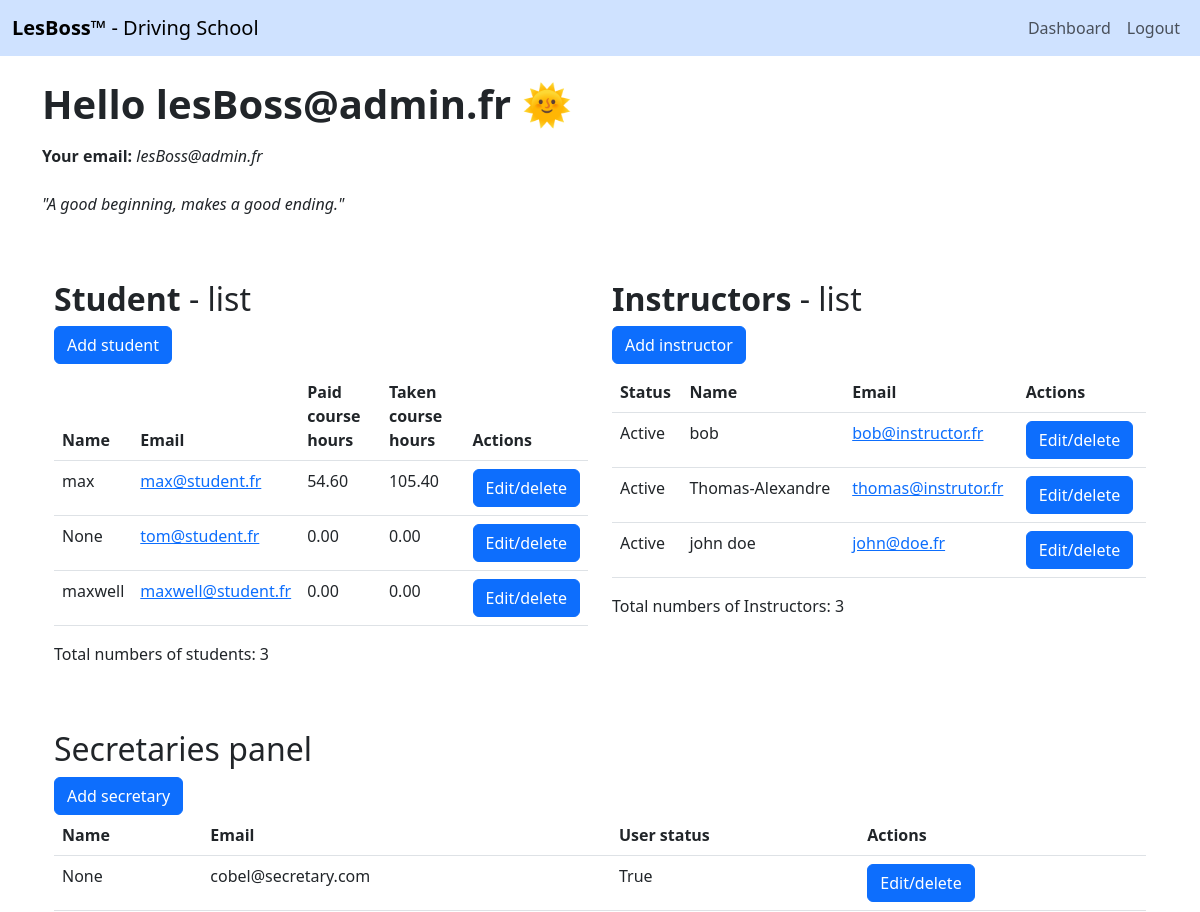
Page /user-panel/ (signed in, upper part) on the earlier database version.
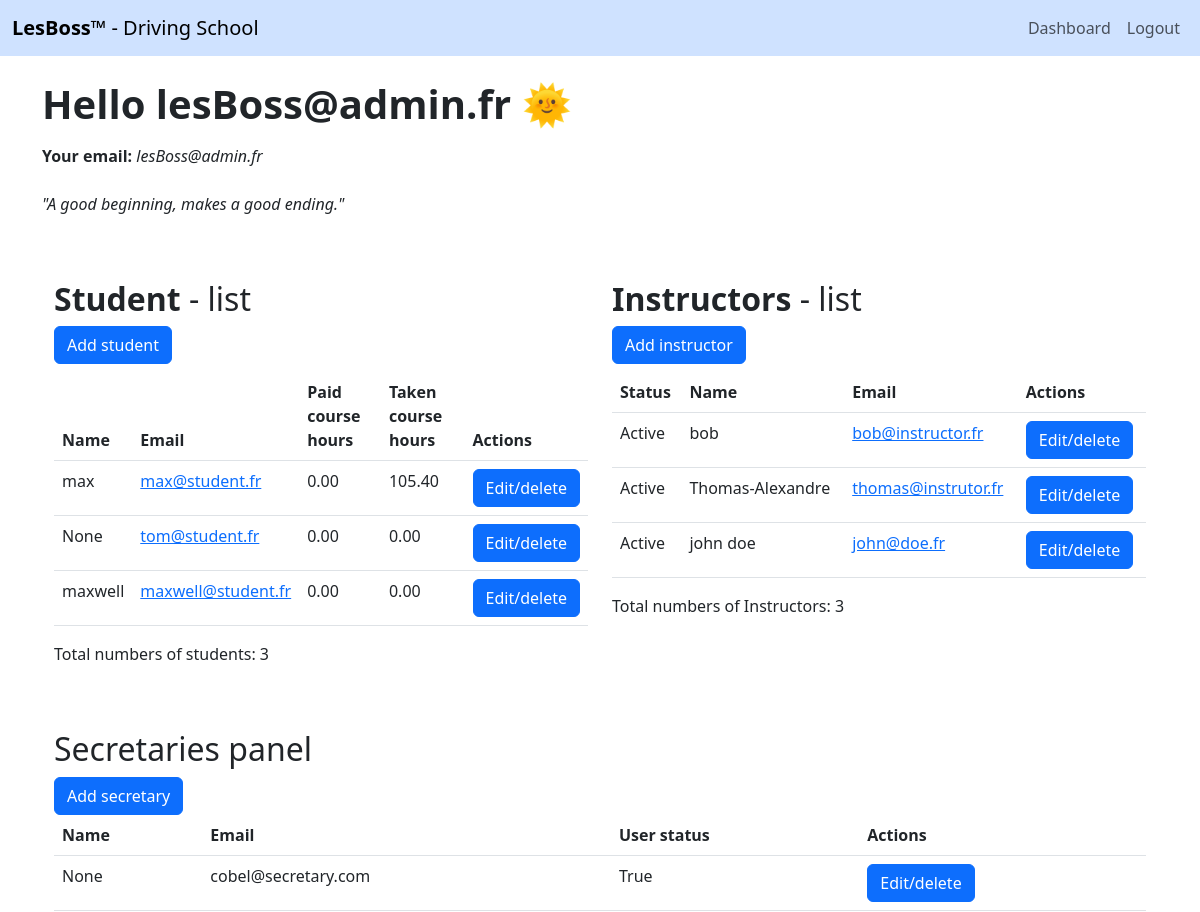
Same page on the later database version.
### app/models.py (models this page shows, shortened)
class User(AbstractBaseUser, PermissionsMixin):
    STUDENT = 1
    INSTRUCTOR = 2
    ADMIN = 3
    SECRETARY = 4
    USER_ROLE_CHOICES = [
        (STUDENT, 'Student'),
        (INSTRUCTOR, 'Instructor'),
        (ADMIN, 'Admin'),
        (SECRETARY, 'Secretary'),
    ]
    PASSED = 1
    FAILED = 2
    NOT_CONCERNED = 3
    ExamStatus = [
        (PASSED, 'passed'),
        (FAILED, 'failed'),
        (NOT_CONCERNED, 'not concerned'),
    ]
    role = models.PositiveSmallIntegerField(choices=USER_ROLE_CHOICES, blank=True, null=True)
    exam_status = models.PositiveSmallIntegerField(choices=ExamStatus, blank=True, null=True)
    paid_course_hours = models.DecimalField(max_digits=10, decimal_places=2, default=0)
    taken_course_hours = models.DecimalField(max_digits=10, decimal_places=2, default=0)
    student_timeslots = models.ManyToManyField('TimeSlot', blank=True, related_name='students')
    email = models.EmailField(max_length=254, unique=True)
    name = models.CharField(max_length=254, null=True, blank=True)
    is_staff = models.BooleanField(default=False)
    is_superuser = models.BooleanField(default=False)
    is_active = models.BooleanField(default=True)
    last_login = models.DateTimeField(null=True, blank=True)
    date_joined = models.DateTimeField(auto_now_add=True)
    assigned_instructor = models.ForeignKey('User', on_delete=models.SET_NULL, related_name='student_instructor', null=True, blank=True, limit_choices_to=Q(role=2))
    USERNAME_FIELD = 'email'
    EMAIL_FIELD = 'email'
    REQUIRED_FIELDS = []
    objects = UserManager()

### app/views.py (the view)
# urls.py: path('user-panel/', views.user_panel, name='user-dashboard'),
def user_panel(request):
    instructor_user = request.user
    instructor_courses = Course.objects.filter(assigned_instructor=instructor_user)
    student_user = request.user
    student_courses = Course.objects.filter(assigned_student=student_user)
    courses = Course.objects.all()
    all_users = User.objects.all()
    exams = Exam.objects.all()
    assigned_students = User.objects.filter(assigned_instructor=request.user)
    exam_questions = ExamQuestion.objects.all()
    answers = Answer.objects.all()
    all_personal = User.objects.filter(role=2 | 3 | 4)
    students = User.objects.filter(role=1)
    instructors = User.objects.filter(role=2)
    admins = User.objects.filter(role=3)
    secretaries = User.objects.filter(role=4)
    return render(request, 'app/user-dashboard.html',
                  {'logged_in_user': request.user, 'course_add_form': CourseForm,
                   'user_add_form': UserCreationForm,
                   'user_edit_form': UserForm, 'student_add_form': StudentForm,
                   'instructor_add_form': InstructorForm, 'exam_add_form': ExamForm,
                   'exam_question_add_form': ExamQuestionForm,
                   'answer_add_form': AnswerForm, 'instructor_edit_form': InstructorForm,
                   'secretary_add_form': InstructorForm,
                   'secretary_edit_form': InstructorForm, 'courses': courses, 'students': students,
                   'instructors': instructors, 'admins': admins, 'secretaries': secretaries, 'all_users': all_users,
                   'all_personal': all_personal, 'instructor_courses': instructor_courses,
                   'student_courses': student_courses, 'exams': exams, 'exam_questions': exam_questions,
                   'answers': answers, 'assigned_students': assigned_students})

### app/models.py (called while the page is built)
    def get_student_details(self):
        return self.assigned_student

    def get_instructor_details(self):
        return self.assigned_instructor

    def __str__(self):
        return f'{self.title}'

    def __str__(self):
        return f'{self.exam_question}' + f' ({self.exam.title})'

### app/templates/app/user-dashboard.html (shortened to what this page needs)
{% extends 'app/base.html' %}
{% block content %}
    {% if logged_in_user.is_authenticated %}
        <div class="container mt-4">
            <div class="hello row">
                <h1><b>Hello {% if logged_in_user.name %} {{ logged_in_user.name }} {% else %}
                    {{ logged_in_user.email }}{% endif %} </b>🌞</h1>
                <p class="mt-2"><b>Your email:</b> <i>{{ logged_in_user.email }}</i></p>
                <p class="mt-2"><i>"A good beginning, makes a good ending."</i></p>
            </div>
            {% if logged_in_user.role == 1 %}
                {% include 'settings/student/account-details.html' %}
            {% elif logged_in_user.role == 2 %}
                {% include 'settings/instructor/course-list.html' %}
                {% include 'settings/instructor/student-list.html' %}
            {% elif logged_in_user.role == 3 %}
                <div class="container">
                    <div class="row">
                        <div class="col">
                            {% include 'settings/secretary/student-list.html' %}
                        </div>
                        <div class="col">
                            {% include 'settings/secretary/instructor-list.html' %}
                        </div>
                        <div class="col">
                            {% include 'settings/admin/secretary-list.html' %}
                        </div>
                    </div>
                </div>
            {% elif logged_in_user.role == 4 %}
                {% include 'settings/secretary/instructor-list.html' %}
                {% include 'settings/secretary/student-list.html' %}
                {% include 'settings/secretary/course-list.html' %}
            {% endif %}
        </div>
    {% endif %}
{% endblock %}

### app/templates/settings/secretary/student-list.html
<div class="mt-5 mb-5 row">
    <div class="mb-2">
        <h2><b>Student</b> - list</h2>
        <a class="btn btn-primary" href="{% url 'student-creation' %}">Add student</a>
    </div>
    <div>
        <table class="table">
            <thead>
            <tr>
                <th>Name</th>
                <th>Email</th>
                <th>Paid course hours</th>
                <th>Taken course hours</th>
                <th>Actions</th>
            </tr>
            </thead>
            <tbody>
            {% for student in students %}
                <tr>
                    <td>{{ student.name }}</td>
                    <td><a href="{% url 'student-details' student.pk %}">{{ student.email }}</a></td>
                    <td>{{ student.paid_course_hours }}</td>
                    <td>{{ student.taken_course_hours }}</td>
                    <td>
                        <a class="btn btn-primary" href="{% url 'student-edit-delete' student.pk %}">Edit/delete</a>
                    </td>
                </tr>
            {% endfor %}
        </table>
        <p>Total numbers of students: {{ students.count }}</p>
    </div>
</div>

Differences in the rows shown:
changed User "max": paid_course_hours "54.60" → "0.00"
